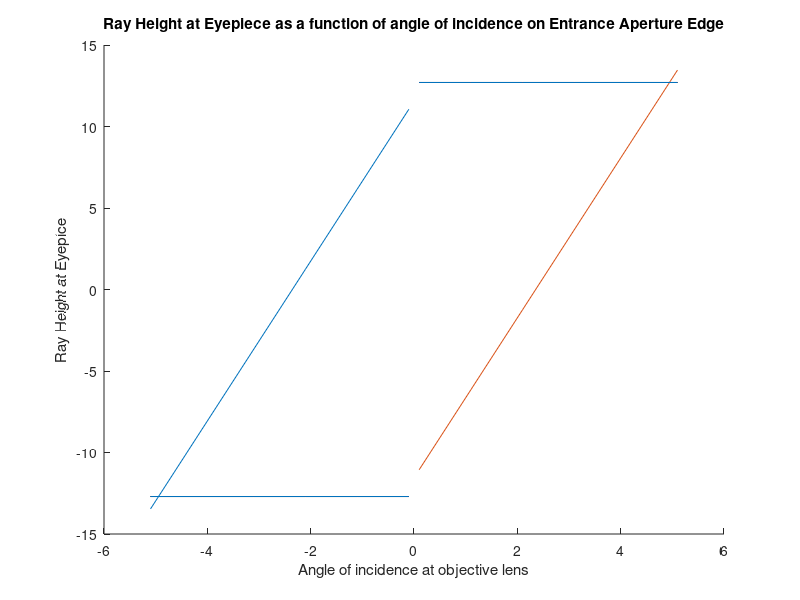

The MATLAB script that drew this image:
%living script used for analysis. 

%declare lens matrices as anon fcns
T = @(d) [1,d;0,1];
R = @(n,r) [1,0; -(n(2)-n(1))/(r*n(2)), n(1)/n(2)];

%n = [n_initial, n_final]
%Objective convex lens parameters b
RObj(1) = 227.16;
RObj(2) = -174.83;
nObj(1) = 1;
nObj(2) = 1.5667;
tObj = 8;
ra = 24.5
%distance between surfaces of doublet
dDoub = 0.01; %glue layer thickness unknown
ng =  1.56;

%Objective doublet lens params
RDoub(1) = -174.83;
RDoub(2)= -571.49;
nDoub(1) =  1.7283;
tDoub = 4;

%crown
Lo = R([1.56,1.7283],RObj(2))*T(tObj)*R([1,1.5667],RObj(1)); 

%flint
Ld = R([1.7283,1],RDoub(2))*T(tDoub)*R([1.56,1.7283],RDoub(1)); 

%distance to eyepiece lens
dT = 344.243-39.7;%500.00-25; 

%travel matrix
Td = T(dDoub);

%eyepiece lens params
Re(1) = -41.520;
Re(2) = 41.520;
te = 2;
ne(1) = 1;
ne(2) =  1.51633;
re = 12.7; %eyepiece semi-diameter
Reye =  R(flip(ne),Re(2))*T(te)*R(ne,Re(1))
e
Tm = T(dT);

%Compute system matrix M
M = Reye*Tm*Ld*Td*Lo


%Entrance aperture clear semi-diameter
yi = 24.5
theta_i1 = 0;
theta_i2 = (pi/180)*5;

m_o1 = Ld*Td*Lo*[yi;theta_i1] 
m_o2 = Ld*Td*Lo*[yi;theta_i2] 

%translate to eyepiece

m_o3 = Td*m_o1
m_o4 = Td*m_o2

%inverse of matrix to find max height in entrance aperture
S_inv = Ld*Td*Lo^-1
y_max = 12.7;
max_height_at_entrance_aperture = S_inv*[12.7;0]

%test

T(dT)*Ld*Td*Lo*[15;0]

%swep through input angles and 

%find ray height at eyepiece as a function of input angle incident at
%entrance aperture edge
theta = [0.1:6]*pi/180;
for i=1:length(theta)
    OutNeg(:,i) = T(dT)*Ld*Td*Lo*[ra;-theta(i)];
    
end


for i=1:length(theta)
    OutPos(:,i) = T(dT)*Ld*Td*Lo*[-ra;theta(i)];
    
end

%section of code allows output to be set to 0 if ray is vignetted
% for i= 1:length(theta)
%     if abs(Out(1,i)) > re %if output height is larger than eyepiece diameter, the ray is vignetted
%         Out(1,i) = 0;
%     end
% end

figure
hold on
plot(-theta*180/pi,OutNeg(1,:))
plot(theta*180/pi,OutPos(1,:))
line(-theta*180/pi,-re*ones(length(OutNeg(1,:))))
line(theta*180/pi,re*ones(length(OutNeg(1,:))))
hold on
title('Ray Height at Eyepiece as a function of angle of incidence on Entrance Aperture Edge')
xlabel('Angle of incidence at objective lens')
ylabel('Ray Height at Eyepice')

%Calculations to determine if the FoV is an appropriate size for viewing a 2m object
%600m away 

%angular span of 2m object 600m away is given by:
-atan(2000/600000)

%Determine if the extremal rays of 2 m Object at 600m away make it into the
%eyepiece
Reye*T(dT)*Ld*Td*Lo*T(600000)*[2000;-atan((2000)/600000)]
Reye*T(dT)*Ld*Td*Lo*T(600000)*[2;atan((ra)/600000)]

Reye*T(dT)*Ld*Td*Lo*T(600000)*[2;atan((2-ra)/600000)]
Reye*T(dT)*Ld*Td*Lo*T(600000)*[2;atan((2+ra)/600000)]

Reye*T(dT)*Ld*Td*Lo*T(600000)*[2;atan(ra/600000)]

T(dT)*Ld*Td*Lo*T(600000)*[0;atan((ra)/600000)]


%Determine the location of the exit pupil by 

Ep(:,1) = Reye*T(dT)*[24.5;atan(-(24.5-12.7)/(dT))]
Ep(:,2) = Reye*T(dT)*[24.5;atan(-(24.5-5)/(dT))]
Ep(:,3) = Reye*T(dT)*[24.5;atan(-(24.5-2)/(dT))]
Ep(:,4) = Reye*T(dT)*[24.5;atan(-(24.5-8)/(dT))]
(Ep(1,1)-Ep(1,2))/(Ep(2,1)-Ep(2,2))
(Ep(1,2)-Ep(1,3))/(Ep(2,2)-Ep(2,3))
(Ep(1,3)-Ep(1,4))/(Ep(2,3)-Ep(2,4))

MagAng = M(2,2);

%D_ex = 

%Some back of the enveloppe calculations

%compare with thin lenses for sanity check

fd = 350;
fe = -39.7; 
Ldp = [1,0;-1/fd,1]
Lep = [1,0;-1/fe,1]


Mp = Lep*T(350-39.7)*Ldp

2*ra/Mp(2,2)

350/(24.5*2)



